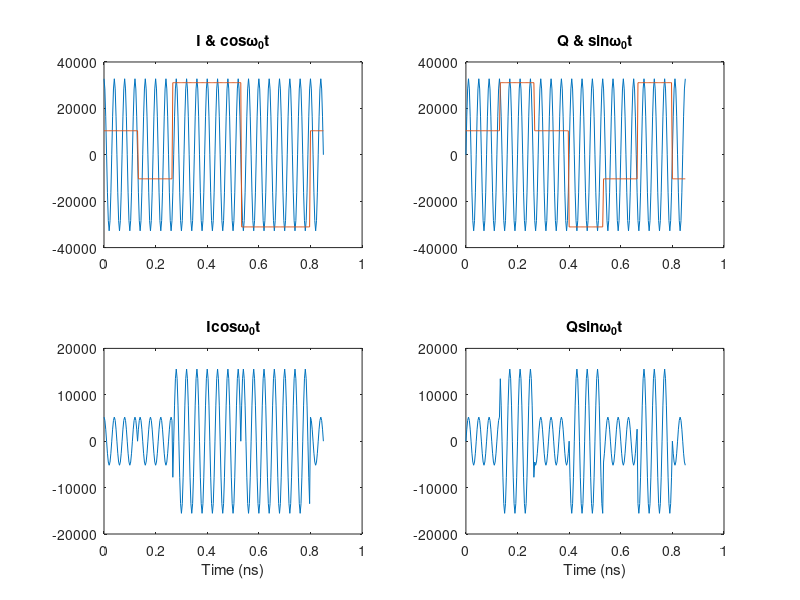
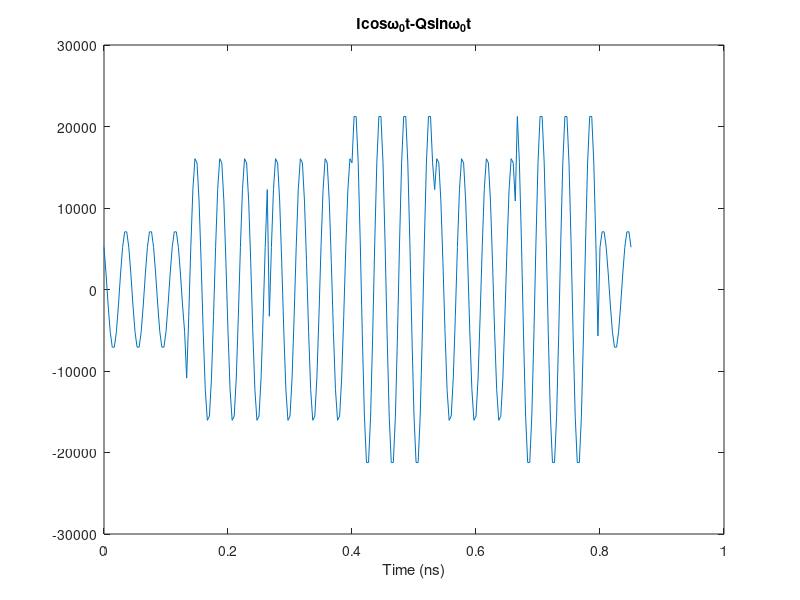

Reproduce these figures in MATLAB, in order. (Note: this script raises an error after producing the figures.)
% duc.m
% 2020.11.19
% CRTHu

clc
close all

% use functions in utility folder
addpath(genpath('./utility'));

% NCO signal
nco_width = 16;
nco_fs = 300000000; % MCLK = 300MHz
nco_Nsample = 256;
nco_t = 0:1/nco_fs:1/nco_fs*(nco_Nsample-1);

nco_f = 25000000;   % NCO = 25MHz
nco_a = power(2,nco_width-1);

nco_sinout = floor(nco_a*sin(2*pi*nco_f*nco_t));
nco_cosout = floor(nco_a*cos(2*pi*nco_f*nco_t));

% 16-QAM signal
QAM_width = 16;
QAM_SYMBOL_RATE = 7500000;   % symbol rate = 7.5MHz
QAM16_A = sqrt(10)/10;
QAM_DATA_I = power(2,QAM_width-1).*[1 -1 3 3 -3 -3 1].*QAM16_A;
QAM_DATA_Q = power(2,QAM_width-1).*[1 3 1 -3 -1 3 -1].*QAM16_A;
QAM_t_sample_I = QAM_DATA_I(mod(floor(nco_t.*QAM_SYMBOL_RATE),length(QAM_DATA_I))+1);
QAM_t_sample_Q = QAM_DATA_Q(mod(floor(nco_t.*QAM_SYMBOL_RATE),length(QAM_DATA_Q))+1);

% s(t)
truncate_width = 16;
I_OUT = nco_cosout .* QAM_t_sample_I ./ power(2,truncate_width);
Q_OUT = nco_sinout .* QAM_t_sample_Q ./ power(2,truncate_width);
S_OUT = I_OUT - Q_OUT;

% Display Signal
f1=figure(1);
subplot(2,2,1);
plot(nco_t.*1000000,nco_cosout);
hold on;
plot(nco_t.*1000000,QAM_t_sample_I);
title('I & cos\omega_0t');
subplot(2,2,2);
plot(nco_t.*1000000,nco_sinout);
hold on;
plot(nco_t.*1000000,QAM_t_sample_Q);
title('Q & sin\omega_0t');
subplot(2,2,3);
plot(nco_t.*1000000,I_OUT);
title('Icos\omega_0t');
xlabel('Time (ns)');
subplot(2,2,4);
plot(nco_t.*1000000,Q_OUT);
title('Qsin\omega_0t');
xlabel('Time (ns)');
f2=figure(2);
plot(nco_t.*1000000,S_OUT);
title('Icos\omega_0t-Qsin\omega_0t');
xlabel('Time (ns)');

% Override Y Label
OverrideYLabel(f1,0);
set(f1,'SizeChangedFcn',@OverrideYLabel);
% Override Cursor
OverrideCursor(f1);
OverrideYLabel(f2,0);
set(f2,'SizeChangedFcn',@OverrideYLabel);
% Override Cursor
OverrideCursor(f2);

% EOF